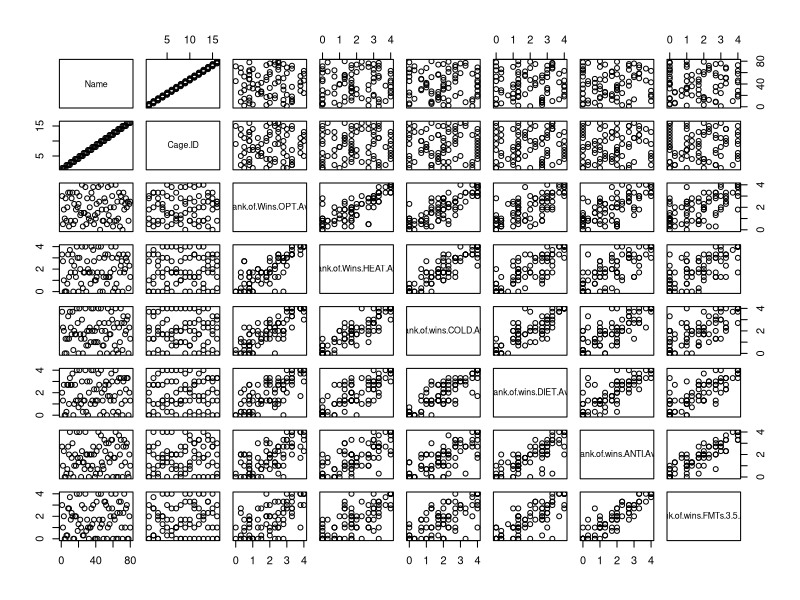
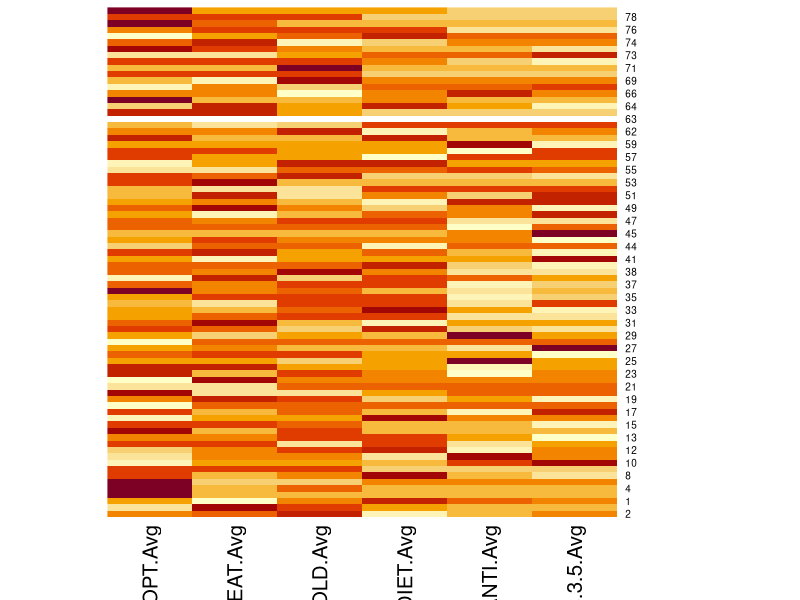
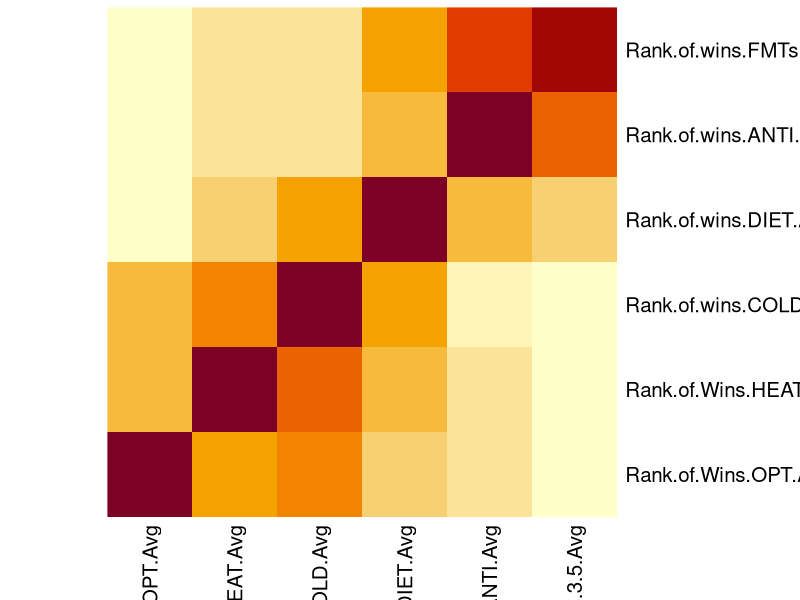
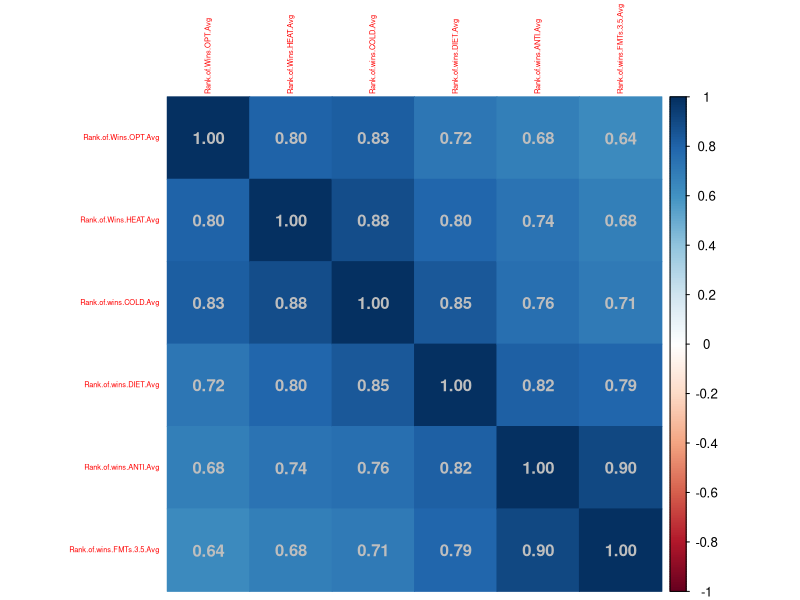

Source code (R) for these figures, in order:
## Heatmap ####

setwd("~/Documents/PhD 2020/ZiBA:BeHo 2020/Data analysis/Tube test data analysis")
tube_test_wins = read.csv("Mice-full-overview.csv", header = TRUE)

# placing NA for dead mice (C8 mouse 3065, C16 mouse 3183, C7 mouse 2730, C3 mouse 3083, C1 mouse 4176)

tube_test_wins[76, c(32:45,48:49)] = NA
tube_test_wins[38, c(32:45,48:49)] = NA
tube_test_wins[32, c(32:45,48:49)] = NA
tube_test_wins[14, c(32:45,48:49)] = NA
tube_test_wins[4,c(28:45,47:49)] = NA

tube_test_wins_raw = read.csv("Mice-full-overview.csv", header = TRUE)
tube_test_wins_raw <- tube_test_wins_raw[order(tube_test_wins_raw$Name),]

plotting_all <- tube_test_wins_raw[,c(1,9,15,22,46:49)]
plot(plotting_all)
plotting_all_matrix <- data.matrix(plotting_all) #turn the dataframe into a matrix
correlations <- cor(plotting_all_matrix[,c(3:8)])

library(corrplot)
heatmap(plotting_all_matrix[,c(3:8)], Rowv=NA, Colv = NA)
heatmap(correlations,Rowv=NA, Colv = NA)
par(mar=c(1,1,1,1), xpd=TRUE)
corrplot(correlations, method="color", tl.cex = 0.45, addCoef.col = "gray")
